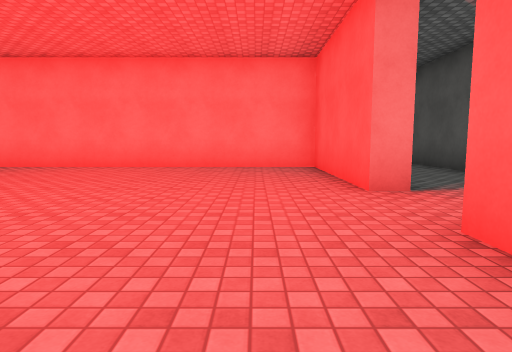
View 1 (above)

16 first-person views from a walk through a 3-D level made in the Unity game engine. The camera is 1.2 m above the floor, tilts 6° down and sees 75° across. The floor is counted in squares, 2 m on a side. Each view is taken from the middle of a square. On the plan, view 1 faces up. The plan holds only what a view shows up to about 10 squares ahead; the rest is blank. The player character is not drawn. Surface patterns are stand-ins for the level's own textures.

View 2
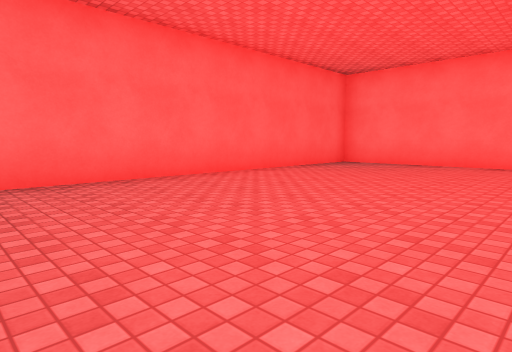

View 3
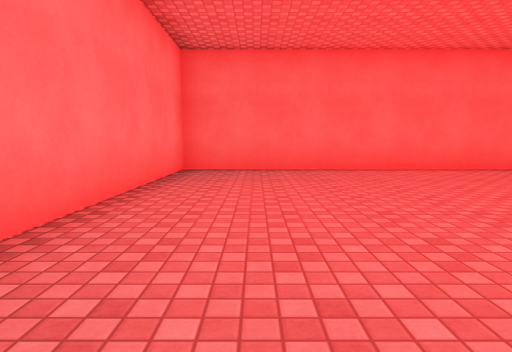

View 4
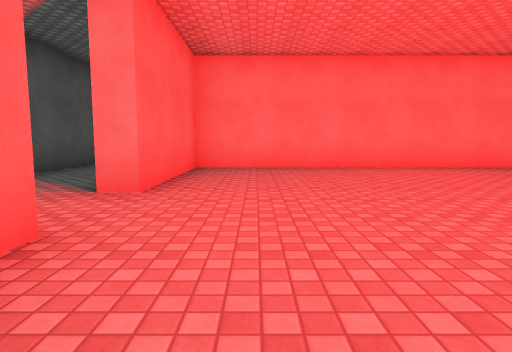

View 5
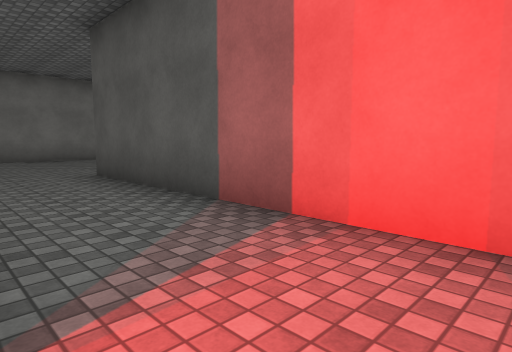

View 6
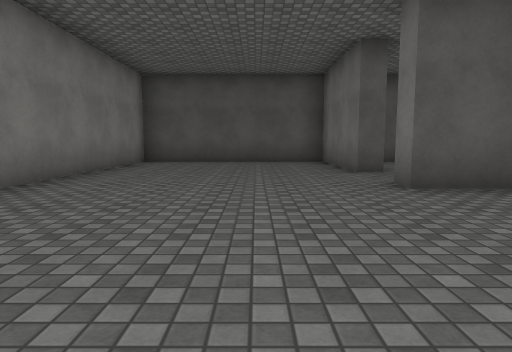

View 7
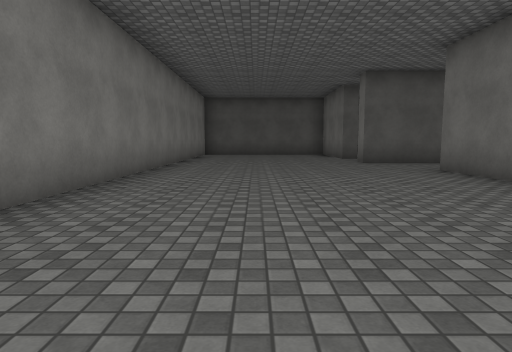

View 8
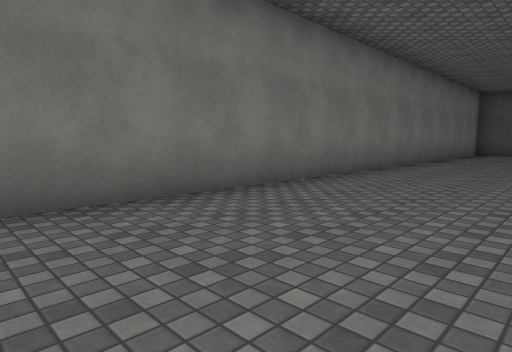

View 9
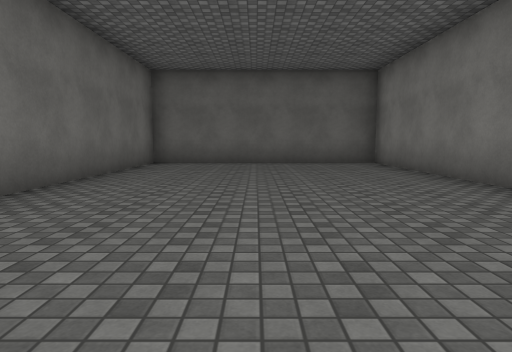

View 10
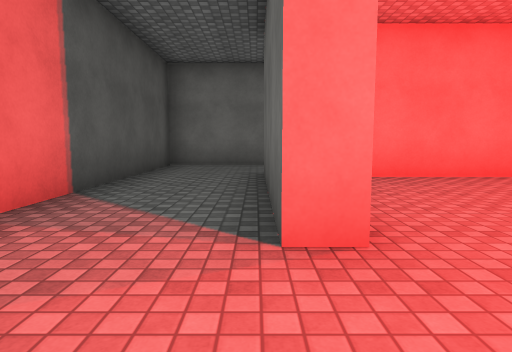

View 11
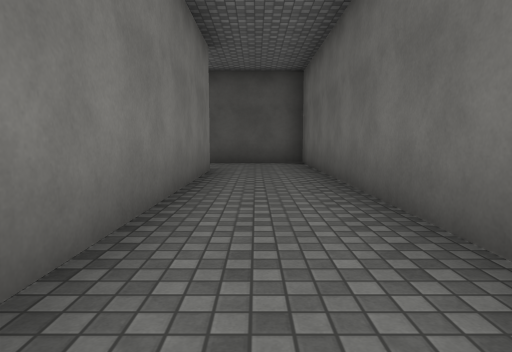

View 12
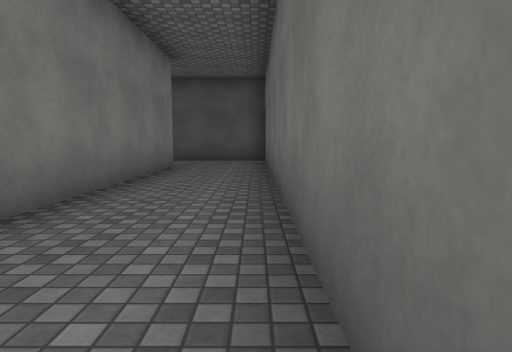

View 13
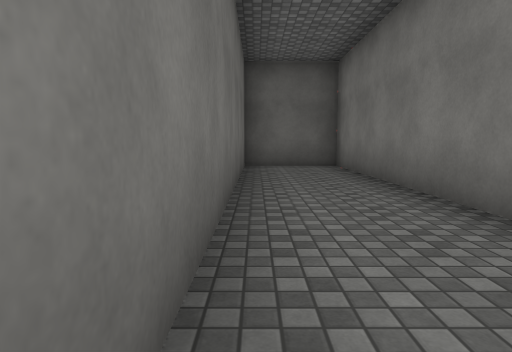

View 14
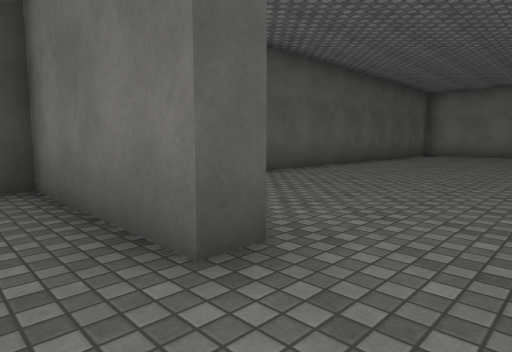

View 15
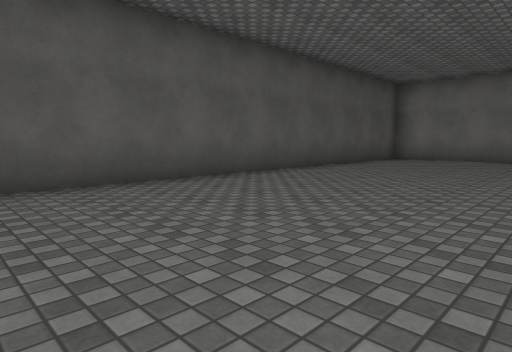

View 16
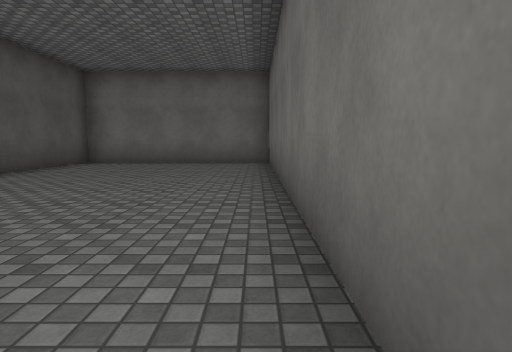

### Floor plan
Points are (right, up) in squares from view 1. A wall is a line through its corners. A room is listed if a view was taken in it or the views show most of it. See-through windows are left out.
Room 1 (views 1, 2, 3, 4)
walls: (1.4, 4) (1.4, 7.7) (-7.1, 7.7) (-7.1, -1.6) (1.4, -1.6) (1.4, 2.2)
ways out: opening at (1, 3) to room 2
Room 2 (views 5, 6, 7, 8, 9, 10, 11, 12, 13, 14)
walls: (1.9, 4) (1.4, 4); (6.3, 8.5) (6.3, 9.1) (9.6, 9.1) (9.6, 14.2) (-7.1, 14.2) (-7.1, 8.2) (1.9, 8.2); (4.1, 3.2) (4.1, 9.1) (4.8, 9.1); (1.4, 2.2) (1.9, 2.2) (1.9, -2.1) (-7.1, -2.1) (-7.1, -4.3) (4.1, -4.3) (4.1, 1.4)
ways out: opening at (1, 3) to room 1; opening at (5.5, 9) to room 3
Room 3 (views 15, 16)
walls: (4.6, 4.6) (4.6, -4.3) (9.6, -4.3) (9.6, 7.4)
ways out: opening at (5.5, 9) to room 2

Where each view was taken, in squares from view 1:
view 1: 0 up, 0 right, facing up
view 2: 1 down, 2 left, facing up-left
view 3: 0 up, 0 right, facing left
view 4: 6 up, 0 right, facing down
view 5: 3 up, 2 right, facing up-right
view 6: 11 up, 0 right, facing right
view 7: 12 up, 5 left, facing right
view 8: 11 up, 6 left, facing up-right
view 9: 11 up, 2 right, facing left
view 10: 4 up, 2 right, facing down
view 11: 3 down, 5 left, facing right
view 12: 4 down, 6 left, facing right
view 13: 4 down, 1 right, facing left
view 14: 10 up, 5 right, facing down-right
view 15: 7 up, 5 right, facing down-right
view 16: 5 up, 5 right, facing down
